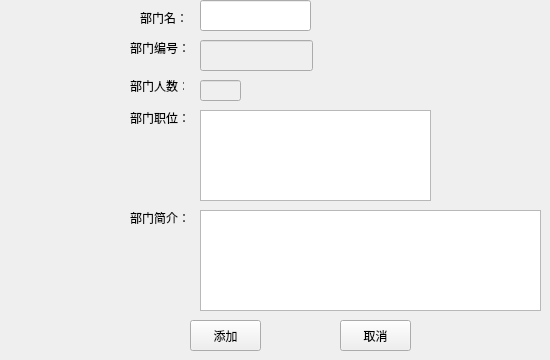
    <widget class="QWidget" name="page_13">
     <widget class="QLabel" name="label_41">
      <property name="geometry">
       <rect>
        <x>130</x>
        <y>110</y>
        <width>61</width>
        <height>16</height>
       </rect>
      </property>
      <property name="text">
       <string>部门职位：</string>
      </property>
     </widget>
     <widget class="QTextEdit" name="textEdit_3">
      <property name="geometry">
       <rect>
        <x>200</x>
        <y>210</y>
        <width>341</width>
        <height>101</height>
       </rect>
      </property>
     </widget>
     <widget class="QLabel" name="label_42">
      <property name="geometry">
       <rect>
        <x>130</x>
        <y>210</y>
        <width>61</width>
        <height>16</height>
       </rect>
      </property>
      <property name="text">
       <string>部门简介：</string>
      </property>
     </widget>
     <widget class="QTextEdit" name="textEdit_4">
      <property name="geometry">
       <rect>
        <x>200</x>
        <y>110</y>
        <width>231</width>
        <height>91</height>
       </rect>
      </property>
      <property name="html">
       <string>&lt;!DOCTYPE HTML PUBLIC &quot;-//W3C//DTD HTML 4.0//EN&quot; &quot;http://www.w3.org/TR/REC-html40/strict.dtd&quot;&gt;
&lt;html&gt;&lt;head&gt;&lt;meta name=&quot;qrichtext&quot; content=&quot;1&quot; /&gt;&lt;style type=&quot;text/css&quot;&gt;
p, li { white-space: pre-wrap; }
&lt;/style&gt;&lt;/head&gt;&lt;body style=&quot; font-family:'SimSun'; font-size:9pt; font-weight:400; font-style:normal;&quot;&gt;
&lt;p style=&quot;-qt-paragraph-type:empty; margin-top:0px; margin-bottom:0px; margin-left:0px; margin-right:0px; -qt-block-indent:0; text-indent:0px;&quot;&gt;&lt;br /&gt;&lt;/p&gt;&lt;/body&gt;&lt;/html&gt;</string>
      </property>
     </widget>
     <widget class="QLineEdit" name="lineEdit_25">
      <property name="geometry">
       <rect>
        <x>200</x>
        <y>0</y>
        <width>111</width>
        <height>31</height>
       </rect>
      </property>
     </widget>
     <widget class="QLineEdit" name="lineEdit_26">
      <property name="enabled">
       <bool>false</bool>
      </property>
      <property name="geometry">
       <rect>
        <x>200</x>
        <y>40</y>
        <width>113</width>
        <height>31</height>
       </rect>
      </property>
     </widget>
     <widget class="QPushButton" name="pushButton_18">
      <property name="geometry">
       <rect>
        <x>190</x>
        <y>320</y>
        <width>71</width>
        <height>31</height>
       </rect>
      </property>
      <property name="text">
       <string>添加</string>
      </property>
     </widget>
     <widget class="QPushButton" name="pushButton_19">
      <property name="geometry">
       <rect>
        <x>340</x>
        <y>320</y>
        <width>71</width>
        <height>31</height>
       </rect>
      </property>
      <property name="text">
       <string>取消</string>
      </property>
     </widget>
     <widget class="QLabel" name="label_43">
      <property name="geometry">
       <rect>
        <x>140</x>
        <y>10</y>
        <width>51</width>
        <height>16</height>
       </rect>
      </property>
      <property name="text">
       <string>部门名：</string>
      </property>
     </widget>
     <widget class="QLabel" name="label_44">
      <property name="geometry">
       <rect>
        <x>130</x>
        <y>40</y>
        <width>61</width>
        <height>16</height>
       </rect>
      </property>
      <property name="text">
       <string>部门编号：</string>
      </property>
     </widget>
     <widget class="QLabel" name="label">
      <property name="geometry">
       <rect>
        <x>130</x>
        <y>80</y>
        <width>54</width>
        <height>12</height>
       </rect>
      </property>
      <property name="text">
       <string>部门人数：</string>
      </property>
     </widget>
     <widget class="QLineEdit" name="lineEdit_11">
      <property name="enabled">
       <bool>false</bool>
      </property>
      <property name="geometry">
       <rect>
        <x>200</x>
        <y>80</y>
        <width>41</width>
        <height>21</height>
       </rect>
      </property>
     </widget>
    </widget>
